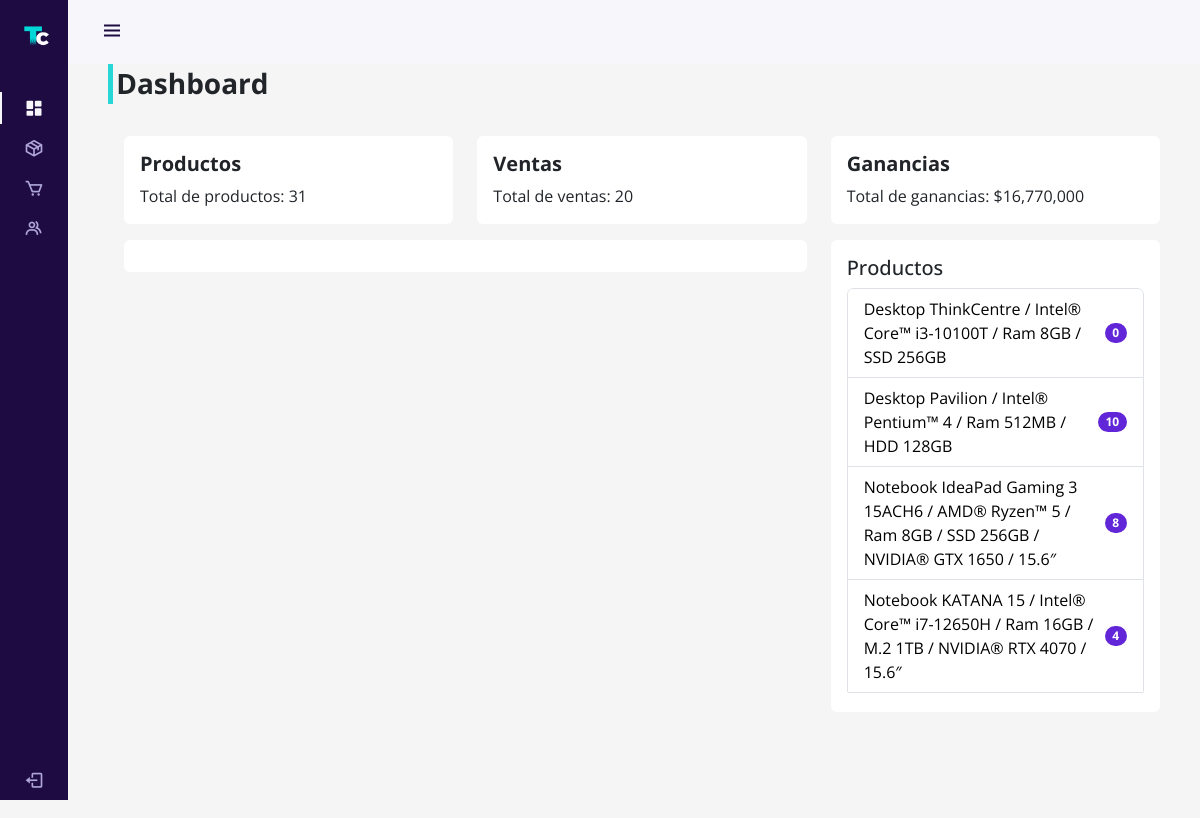
Screenshot of /administration/dashboard/ (signed in) with the database file from the repository.
### store/models.py (models this page shows, shortened)
class Product(models.Model):
    id = models.UUIDField(primary_key=True, default=uuid.uuid4, editable=False)
    name = models.CharField(max_length=100)
    price = models.IntegerField(default=0)
    description = models.TextField()
    ram = models.ManyToManyField(Ram)
    brand = models.ForeignKey(Brand, on_delete=models.SET_NULL, null=True, blank=True)
    storage = models.ManyToManyField(Storage)
    processor = models.ForeignKey(Processor, on_delete=models.SET_NULL, null=True, blank=True)
    graphicscard = models.ForeignKey(GraphicCard, on_delete=models.SET_NULL, null=True, blank=True)
    created_at = models.DateTimeField(auto_now_add=True)
    stock = models.IntegerField(default=0)
    image = models.ImageField(upload_to='static/products', null=True, blank=True)

### auth_user/views.py (the view)
# urls.py: path('administration/dashboard/', views.dashboard, name='dashboard'),
@login_required
@permission_required('auth_user.view_user', raise_exception=True)
def dashboard(request):
    count_products = Product.objects.all().count()
    count_sell = Recipe.objects.filter(complete=True).all().count()
    profit = RecipeDetails.objects.all().aggregate(profit=Sum(F('product__price') * F('quantity'), output_field=IntegerField()))['profit']
    data = []
    for i in range(1, 13):
        data.append(Recipe.objects.filter(created_at__month=i,complete=True).count())
    products = Product.objects.all()
    context = { "count_products": count_products, "count_sell": count_sell, "profit": profit, "data": data, "products": products}
    return render(request, 'auth_user/admin/dashboard.html', context)

### store/models.py (called while the page is built)
    @property
    def get_cart_items(self):
        recipeDetails = self.recipedetails_set.all()
        total = sum([item.quantity for item in recipeDetails])
        return total

### store/views.py (called while the page is built)
def cart_data(request):
    if request.user.is_authenticated:
        recipe, created = Recipe.objects.get_or_create(client=request.user, complete=False)
        items = recipe.recipedetails_set.all()
        cartItems = recipe.get_cart_items
    else:
        items = []
        recipe = {'get_cart_total':0, 'get_cart_items':0}
        cartItems = recipe['get_cart_items']
    return {'cartItems': cartItems, 'items': items, 'recipe': recipe}

### auth_user/templates/auth_user/admin/dashboard.html (shortened to what this page needs)
{% extends "auth_user/admin/template.html" %}
{% load humanize %}
{% block content %}
<h5 class="product-header fw-bold fs-3">Dashboard</h5>
<div class="container p-4">
    <div class="row mb-3 row-gap-3">
        <div class="col-md-4 col-sm-12">
            <div class="card bg-white border-0 pe-none">
                <div class="card-body">
                    <h5 class="card-title fw-bold">Productos</h5>
                    <p class="card-text">Total de productos: {{count_products}}</p>
                </div>
            </div>
        </div>
        <div class="col-md-4 col-sm-12">
            <div class="card bg-white border-0 pe-none">
                <div class="card-body">
                    <h5 class="card-title fw-bold">Ventas</h5>
                    <p class="card-text">Total de ventas: {{count_sell}}</p>
                </div>
            </div>
        </div>
        <div class="col-md-4 col-sm-12">
            <div class="card bg-white border-0 pe-none">
                <div class="card-body">
                    <h5 class="card-title fw-bold">Ganancias</h5>
                    <p class="card-text">Total de ganancias: ${{profit | intcomma}}</p>
                </div>
            </div>
        </div>
    </div>
    <div class="container p-0">
        <div class="row row-gap-3">
            <div class="col-md-8 col-sm-12">
                <div class="card bg-white border-0">
                    <div class="card-body">
                    </div>
                </div>
            </div>
            <div class="col-md-4 col-sm-12">
                <div class="card bg-white border-0">
                    <div class="card-body">
                        <h5 class="card-title">Productos</h5>
                        <ul class="list-group" style="max-height: 51vh;overflow-y: scroll;">
                            {% for product in products %}
                            <li class="list-group-item d-flex justify-content-between align-items-center">
                                <a href="{% url 'dash-editproduct' product.id%}" class="text-black">
                                    {{product.name}}
                                </a>
                                <span class="badge back-secondary rounded-pill">{{product.stock}}</span>
                            </li>
                            {% endfor %}
                        </ul>
                    </div>
                </div>
            </div>
        </div>
    </div>
</div>
{% endblock content %}

### static/css/global.css (style rules this page uses)
* { font-family: "Open Sans", sans-serif; scroll-behavior: smooth; }
body, #body { background-color: #f5f5f5; }
.back-secondary { background-color: #6226d9; }
.card { cursor: pointer; text-decoration: none; }
.product-header { display: block; border-left: 5px solid #29d6d6; padding: 0.2rem; font-weight: 800; margin-left: 0.5rem; }

### static/css/admin.css (style rules this page uses)
:root { --header-height: 3rem; --nav-width: 68px; --first-color: #1d0b41; --first-color-light: #afa5d9; --white-color: #f7f6fb; --body-font: "Open Sans", sans-serif; --normal-font-size: 1rem; --z-fixed: 100; }
body { position: relative; margin: var(--header-height) 0 0 0; padding: 0 1rem; font-family: var(--body-font); font-size: var(--normal-font-size); transition: 0.5s; }
a { text-decoration: none; }
@media screen and (min-width: 768px) { body { margin: calc(var(--header-height) + 1rem) 0 0 0; padding-left: calc(var(--nav-width) + 2rem); } }

### rows the page displays
Product: name "Desktop ThinkCentre / Intel® Core™ i3-10100T / Ram 8GB / SSD 256GB", stock "0"
Product: name "Desktop Pavilion / Intel® Pentium™ 4 / Ram 512MB / HDD 128GB", stock "10"
Product: name "Notebook IdeaPad Gaming 3 15ACH6 / AMD® Ryzen™ 5 / Ram 8GB / SSD 256GB / NVIDIA® GTX 1650 / 15.6″", stock "8"
Product: name "Notebook KATANA 15 / Intel® Core™ i7-12650H / Ram 16GB / M.2 1TB / NVIDIA® RTX 4070 / 15.6″", stock "4"

### other values shown
{{ count_products }} "31"
{{ count_sell }} "20"
{{ profit | intcomma }} "16,770,000"
